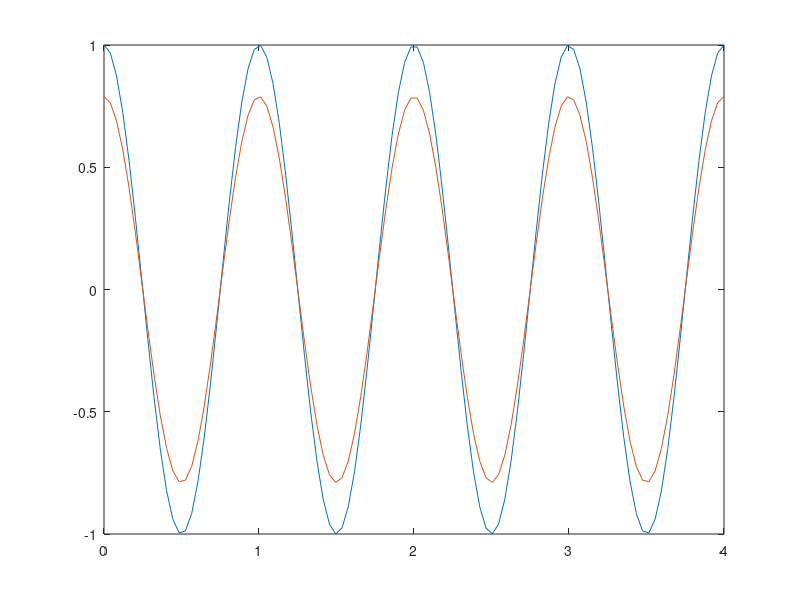

Reproduce this figure in MATLAB.
x = linspace(0, 4, 100);
omega = 2*pi;
s1 = cos(omega*x);
s1_dp = -omega.^2*s1;
a = 0.02;


% s = s1 + a*s1_dp;
s = -a*s1_dp;

plot(x,s1)
hold on;
plot(x,s)

